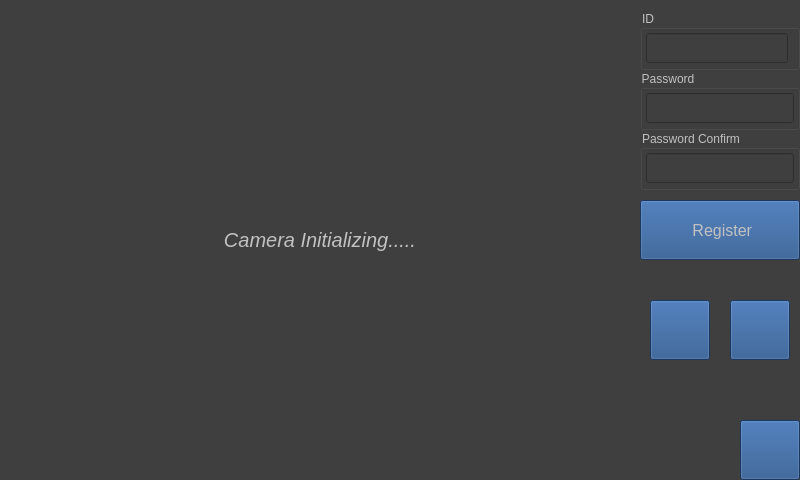
<?xml version="1.0" encoding="UTF-8"?>
<ui version="4.0">
 <class>RegisterWidget</class>
 <widget class="QWidget" name="RegisterWidget">
  <property name="geometry">
   <rect>
    <x>0</x>
    <y>0</y>
    <width>800</width>
    <height>480</height>
   </rect>
  </property>
  <property name="windowTitle">
   <string>RegisterWidget</string>
  </property>
  <property name="styleSheet">
   <string notr="true">QWidget
{
	background-color: rgb(63, 63, 63);
	
	color: rgb(154, 154, 154);
	color: rgb(193, 193, 193);
}
QPushButton
{
	background-color: rgb(34, 77, 136);
}
</string>
  </property>
  <widget class="QPushButton" name="homeButton">
   <property name="geometry">
    <rect>
     <x>740</x>
     <y>420</y>
     <width>60</width>
     <height>60</height>
    </rect>
   </property>
   <property name="minimumSize">
    <size>
     <width>0</width>
     <height>0</height>
    </size>
   </property>
   <property name="maximumSize">
    <size>
     <width>16777215</width>
     <height>16777215</height>
    </size>
   </property>
   <property name="font">
    <font>
     <pointsize>12</pointsize>
     <weight>75</weight>
     <italic>true</italic>
     <bold>true</bold>
    </font>
   </property>
   <property name="toolTip">
    <string>&lt;html&gt;&lt;head/&gt;&lt;body&gt;&lt;p&gt;Home&lt;/p&gt;&lt;/body&gt;&lt;/html&gt;</string>
   </property>
   <property name="text">
    <string/>
   </property>
   <property name="icon">
    <iconset>
     <normaloff>resources/home.png</normaloff>resources/home.png</iconset>
   </property>
   <property name="iconSize">
    <size>
     <width>50</width>
     <height>50</height>
    </size>
   </property>
  </widget>
  <widget class="QPushButton" name="registerButton">
   <property name="geometry">
    <rect>
     <x>640</x>
     <y>200</y>
     <width>160</width>
     <height>60</height>
    </rect>
   </property>
   <property name="minimumSize">
    <size>
     <width>0</width>
     <height>0</height>
    </size>
   </property>
   <property name="maximumSize">
    <size>
     <width>16777215</width>
     <height>16777215</height>
    </size>
   </property>
   <property name="font">
    <font>
     <pointsize>12</pointsize>
    </font>
   </property>
   <property name="text">
    <string> Register</string>
   </property>
   <property name="icon">
    <iconset>
     <normaloff>resources/register.png</normaloff>resources/register.png</iconset>
   </property>
   <property name="iconSize">
    <size>
     <width>40</width>
     <height>40</height>
    </size>
   </property>
  </widget>
  <widget class="QLabel" name="cvLabel">
   <property name="geometry">
    <rect>
     <x>0</x>
     <y>0</y>
     <width>640</width>
     <height>480</height>
    </rect>
   </property>
   <property name="sizePolicy">
    <sizepolicy hsizetype="Minimum" vsizetype="Minimum">
     <horstretch>0</horstretch>
     <verstretch>0</verstretch>
    </sizepolicy>
   </property>
   <property name="minimumSize">
    <size>
     <width>320</width>
     <height>240</height>
    </size>
   </property>
   <property name="font">
    <font>
     <pointsize>15</pointsize>
     <italic>true</italic>
    </font>
   </property>
   <property name="text">
    <string>Camera Initializing.....</string>
   </property>
   <property name="alignment">
    <set>Qt::AlignCenter</set>
   </property>
  </widget>
  <widget class="QPushButton" name="refreshButton">
   <property name="enabled">
    <bool>true</bool>
   </property>
   <property name="geometry">
    <rect>
     <x>650</x>
     <y>300</y>
     <width>60</width>
     <height>60</height>
    </rect>
   </property>
   <property name="minimumSize">
    <size>
     <width>0</width>
     <height>0</height>
    </size>
   </property>
   <property name="font">
    <font>
     <pointsize>12</pointsize>
    </font>
   </property>
   <property name="text">
    <string/>
   </property>
   <property name="icon">
    <iconset>
     <normaloff>resources/refresh.png</normaloff>resources/refresh.png</iconset>
   </property>
   <property name="iconSize">
    <size>
     <width>40</width>
     <height>40</height>
    </size>
   </property>
   <property name="checkable">
    <bool>false</bool>
   </property>
  </widget>
  <widget class="QLabel" name="messageLabel">
   <property name="geometry">
    <rect>
     <x>640</x>
     <y>260</y>
     <width>160</width>
     <height>40</height>
    </rect>
   </property>
   <property name="minimumSize">
    <size>
     <width>0</width>
     <height>0</height>
    </size>
   </property>
   <property name="maximumSize">
    <size>
     <width>16777215</width>
     <height>16777215</height>
    </size>
   </property>
   <property name="text">
    <string/>
   </property>
   <property name="alignment">
    <set>Qt::AlignCenter</set>
   </property>
  </widget>
  <widget class="QPushButton" name="cameraButton">
   <property name="geometry">
    <rect>
     <x>730</x>
     <y>300</y>
     <width>60</width>
     <height>60</height>
    </rect>
   </property>
   <property name="minimumSize">
    <size>
     <width>0</width>
     <height>0</height>
    </size>
   </property>
   <property name="font">
    <font>
     <pointsize>12</pointsize>
    </font>
   </property>
   <property name="text">
    <string/>
   </property>
   <property name="icon">
    <iconset>
     <normaloff>resources/capture.png</normaloff>resources/capture.png</iconset>
   </property>
   <property name="iconSize">
    <size>
     <width>50</width>
     <height>50</height>
    </size>
   </property>
   <property name="checkable">
    <bool>false</bool>
   </property>
   <property name="checked">
    <bool>false</bool>
   </property>
  </widget>
  <widget class="QGroupBox" name="groupBox">
   <property name="geometry">
    <rect>
     <x>640</x>
     <y>10</y>
     <width>160</width>
     <height>60</height>
    </rect>
   </property>
   <property name="title">
    <string>ID</string>
   </property>
   <layout class="QVBoxLayout" name="verticalLayout">
    <property name="spacing">
     <number>0</number>
    </property>
    <property name="leftMargin">
     <number>3</number>
    </property>
    <property name="topMargin">
     <number>3</number>
    </property>
    <property name="rightMargin">
     <number>3</number>
    </property>
    <property name="bottomMargin">
     <number>3</number>
    </property>
    <item>
     <widget class="QLineEdit" name="idEdit">
      <property name="sizePolicy">
       <sizepolicy hsizetype="Maximum" vsizetype="Maximum">
        <horstretch>0</horstretch>
        <verstretch>0</verstretch>
       </sizepolicy>
      </property>
      <property name="minimumSize">
       <size>
        <width>0</width>
        <height>0</height>
       </size>
      </property>
      <property name="maximumSize">
       <size>
        <width>16777215</width>
        <height>30</height>
       </size>
      </property>
      <property name="font">
       <font>
        <pointsize>12</pointsize>
       </font>
      </property>
      <property name="text">
       <string/>
      </property>
     </widget>
    </item>
   </layout>
  </widget>
  <widget class="QGroupBox" name="groupBox_2">
   <property name="geometry">
    <rect>
     <x>640</x>
     <y>70</y>
     <width>160</width>
     <height>60</height>
    </rect>
   </property>
   <property name="title">
    <string>Password</string>
   </property>
   <layout class="QVBoxLayout" name="verticalLayout_2">
    <property name="spacing">
     <number>0</number>
    </property>
    <property name="leftMargin">
     <number>3</number>
    </property>
    <property name="topMargin">
     <number>3</number>
    </property>
    <property name="rightMargin">
     <number>3</number>
    </property>
    <property name="bottomMargin">
     <number>3</number>
    </property>
    <item>
     <widget class="QLineEdit" name="pw1Edit">
      <property name="minimumSize">
       <size>
        <width>0</width>
        <height>0</height>
       </size>
      </property>
      <property name="maximumSize">
       <size>
        <width>16777215</width>
        <height>30</height>
       </size>
      </property>
      <property name="font">
       <font>
        <pointsize>12</pointsize>
       </font>
      </property>
      <property name="inputMethodHints">
       <set>Qt::ImhHiddenText|Qt::ImhNoAutoUppercase|Qt::ImhNoPredictiveText|Qt::ImhSensitiveData</set>
      </property>
      <property name="text">
       <string/>
      </property>
      <property name="echoMode">
       <enum>QLineEdit::Password</enum>
      </property>
     </widget>
    </item>
   </layout>
  </widget>
  <widget class="QGroupBox" name="groupBox_3">
   <property name="geometry">
    <rect>
     <x>640</x>
     <y>130</y>
     <width>160</width>
     <height>60</height>
    </rect>
   </property>
   <property name="title">
    <string>Password Confirm</string>
   </property>
   <layout class="QVBoxLayout" name="verticalLayout_3">
    <property name="spacing">
     <number>0</number>
    </property>
    <property name="leftMargin">
     <number>3</number>
    </property>
    <property name="topMargin">
     <number>3</number>
    </property>
    <property name="rightMargin">
     <number>3</number>
    </property>
    <property name="bottomMargin">
     <number>3</number>
    </property>
    <item>
     <widget class="QLineEdit" name="pw2Edit">
      <property name="minimumSize">
       <size>
        <width>0</width>
        <height>0</height>
       </size>
      </property>
      <property name="maximumSize">
       <size>
        <width>16777215</width>
        <height>30</height>
       </size>
      </property>
      <property name="font">
       <font>
        <pointsize>12</pointsize>
       </font>
      </property>
      <property name="inputMethodHints">
       <set>Qt::ImhHiddenText|Qt::ImhNoAutoUppercase|Qt::ImhNoPredictiveText|Qt::ImhSensitiveData</set>
      </property>
      <property name="text">
       <string/>
      </property>
      <property name="echoMode">
       <enum>QLineEdit::Password</enum>
      </property>
     </widget>
    </item>
   </layout>
  </widget>
  <zorder>registerButton</zorder>
  <zorder>cvLabel</zorder>
  <zorder>refreshButton</zorder>
  <zorder>messageLabel</zorder>
  <zorder>cameraButton</zorder>
  <zorder>groupBox</zorder>
  <zorder>groupBox_2</zorder>
  <zorder>groupBox_3</zorder>
  <zorder>homeButton</zorder>
 </widget>
 <resources/>
 <connections/>
</ui>
